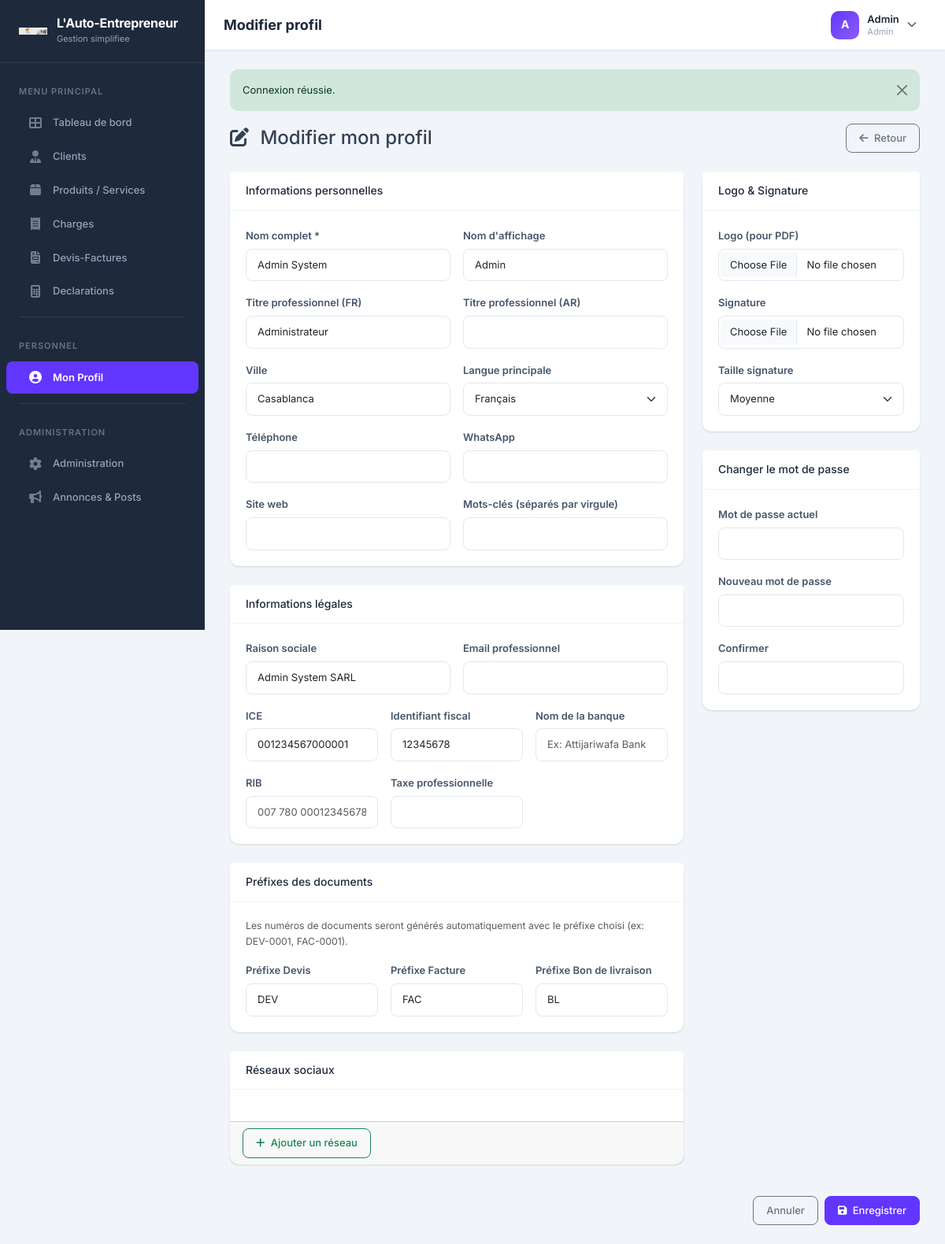
Screenshot of /?page=profil/edit (signed in) with the database file from the repository.
### tables this page shows
CREATE TABLE users (
    id INT AUTO_INCREMENT PRIMARY KEY,
    role ENUM('admin', 'user') DEFAULT 'user',
    nom_complet VARCHAR(100) NOT NULL,
    nom_affichage VARCHAR(100) NOT NULL,
    titre_pro VARCHAR(100),
    titre_pro_ar VARCHAR(100),
    ville VARCHAR(100),
    langue_principale VARCHAR(50) DEFAULT 'Français',
    bio TEXT,
    bio_ar TEXT,
    whatsapp VARCHAR(20),
    telephone VARCHAR(20),
    email VARCHAR(150) UNIQUE NOT NULL,
    password VARCHAR(255) NOT NULL,
    site_web VARCHAR(255),
    reseaux_sociaux JSON,
    mots_cles VARCHAR(255),
    raison_sociale VARCHAR(150),
    email_pro VARCHAR(150),
    ice VARCHAR(20),
    identifiant_fiscal VARCHAR(20),
    cnie VARCHAR(20),
    nom_banque VARCHAR(150),
    rib VARCHAR(50),
    taxe_professionnelle VARCHAR(20),
    prefixe_devis VARCHAR(10) DEFAULT 'DEV',
    prefixe_facture VARCHAR(10) DEFAULT 'FAC',
    prefixe_livraison VARCHAR(10) DEFAULT 'BL',
    signature_url VARCHAR(255),
    signature_taille INT DEFAULT 100,
    logo_pdf_url VARCHAR(255),
    created_at TIMESTAMP DEFAULT CURRENT_TIMESTAMP,
    updated_at TIMESTAMP DEFAULT CURRENT_TIMESTAMP ON UPDATE CURRENT_TIMESTAMP
);

### pages/profil/edit.php (the view, shortened to what the rows shown need)
<?php
$userModel = new User();
$user = $userModel->getById(Auth::userId());
require_once __DIR__ . '/../../includes/header.php';
?>
<form method="POST" enctype="multipart/form-data">
    <div class="row g-4">
        <div class="col-md-8">
            <div class="card mb-4">
                <div class="card-body">
                    <div class="row g-3">
                        <div class="col-md-6">
                            <label class="form-label">Nom complet *</label>
                            <input type="text" name="nom_complet" class="form-control" required value="<?= Helper::sanitize($user['nom_complet']) ?>">
                        </div>
                        <div class="col-md-6">
                            <label class="form-label">Nom d'affichage</label>
                            <input type="text" name="nom_affichage" class="form-control" value="<?= Helper::sanitize($user['nom_affichage']) ?>">
                        </div>
                        <div class="col-md-6">
                            <label class="form-label">Titre professionnel (FR)</label>
                            <input type="text" name="titre_pro" class="form-control" value="<?= Helper::sanitize($user['titre_pro'] ?? '') ?>">
                        </div>
                        <div class="col-md-6">
                            <label class="form-label">Ville</label>
                            <input type="text" name="ville" class="form-control" value="<?= Helper::sanitize($user['ville'] ?? '') ?>">
                        </div>
                        <div class="col-md-6">
                            <label class="form-label">Langue principale</label>
                            <select name="langue_principale" class="form-select">
                                <?php foreach (['Français', 'Arabe', 'Anglais'] as $lang): ?>
                                    <option value="<?= $lang ?>" <?= ($user['langue_principale'] ?? '') === $lang ? 'selected' : '' ?>><?= $lang ?></option>
                                <?php endforeach; ?>
                            </select>
                        </div>
                    </div>
                </div>
            </div>
            <div class="card mb-4">
                <div class="card-body">
                    <div class="row g-3">
                        <div class="col-md-6">
                            <label class="form-label">Raison sociale</label>
                            <input type="text" name="raison_sociale" class="form-control" value="<?= Helper::sanitize($user['raison_sociale'] ?? '') ?>">
                        </div>
                        <div class="col-md-4">
                            <label class="form-label">ICE</label>
                            <input type="text" name="ice" class="form-control" value="<?= Helper::sanitize($user['ice'] ?? '') ?>">
                        </div>
                        <div class="col-md-4">
                            <label class="form-label">Identifiant fiscal</label>
                            <input type="text" name="identifiant_fiscal" class="form-control" value="<?= Helper::sanitize($user['identifiant_fiscal'] ?? '') ?>">
                        </div>
                    </div>
                </div>
            </div>
            <div class="card mb-4">
                <div class="card-body">
                    <div class="row g-3">
                        <div class="col-md-4">
                            <label class="form-label">Préfixe Devis</label>
                            <input type="text" name="prefixe_devis" class="form-control" maxlength="20" value="<?= Helper::sanitize($user['prefixe_devis'] ?? 'DEV') ?>">
                        </div>
                        <div class="col-md-4">
                            <label class="form-label">Préfixe Facture</label>
                            <input type="text" name="prefixe_facture" class="form-control" maxlength="20" value="<?= Helper::sanitize($user['prefixe_facture'] ?? 'FAC') ?>">
                        </div>
                        <div class="col-md-4">
                            <label class="form-label">Préfixe Bon de livraison</label>
                            <input type="text" name="prefixe_livraison" class="form-control" maxlength="20" value="<?= Helper::sanitize($user['prefixe_livraison'] ?? 'BL') ?>">
                        </div>
                    </div>
                </div>
            </div>
        </div>
        <div class="col-md-4">
            <div class="card mb-4">
                <div class="card-body">
                    <div>
                        <label class="form-label">Taille signature</label>
                        <select name="signature_taille" class="form-select">
                            <?php foreach ([50 => 'Petite', 100 => 'Moyenne', 150 => 'Grande', 200 => 'Très grande'] as $val => $label): ?>
                                <option value="<?= $val ?>" <?= ($user['signature_taille'] ?? 100) == $val ? 'selected' : '' ?>><?= $label ?></option>
                            <?php endforeach; ?>
                        </select>
                    </div>
                </div>
            </div>
        </div>
    </div>
</form>
<?php require_once __DIR__ . '/../../includes/footer.php'; ?>

### includes/header.php (shortened to what the rows shown need)
<?php
$userModel = new User();
$currentUser = $userModel->getById(Auth::userId());
?>
<!DOCTYPE html>
<html lang="fr">
<head>
    <link href="https://cdn.jsdelivr.net/npm/bootstrap@5.3.3/dist/css/bootstrap.min.css" rel="stylesheet">
    <link href="https://cdnjs.cloudflare.com/ajax/libs/font-awesome/6.5.1/css/all.min.css" rel="stylesheet">
    <link href="<?= APP_URL ?>/assets/css/custom.css" rel="stylesheet">
</head>
<body>
<div class="d-flex" id="wrapper">
    <div id="page-content-wrapper">
        <nav class="top-navbar">
            <div class="navbar-actions">
                <div class="dropdown">
                    <div class="user-dropdown" data-bs-toggle="dropdown">
                        <div class="user-avatar">
                            <?= strtoupper(substr($currentUser['nom_affichage'] ?? 'U', 0, 1)) ?>
                        </div>
                        <div class="user-info d-none d-md-block">
                            <div class="user-name"><?= Helper::sanitize($currentUser['nom_affichage'] ?? '') ?></div>
                            <div class="user-role"><?= ucfirst($currentUser['role'] ?? 'user') ?></div>
                        </div>
                        <i class="fas fa-chevron-down text-muted small"></i>
                    </div>
                </div>
            </div>
        </nav>
        <div class="container-fluid">

### rows the page displays
users: nom_affichage "A", nom_affichage "Admin", role "Admin", nom_complet "Admin System", titre_pro "Administrateur", ville "Casablanca", langue_principale "Français", raison_sociale "Admin System SARL", ice "001234567000001", identifiant_fiscal "12345678", prefixe_devis "DEV", prefixe_facture "FAC", prefixe_livraison "BL", signature_taille "Moyenne"

### other values shown
$pageTitles[$currentPage] "Modifier profil"
self::sanitize($success) "Connexion réussie."
